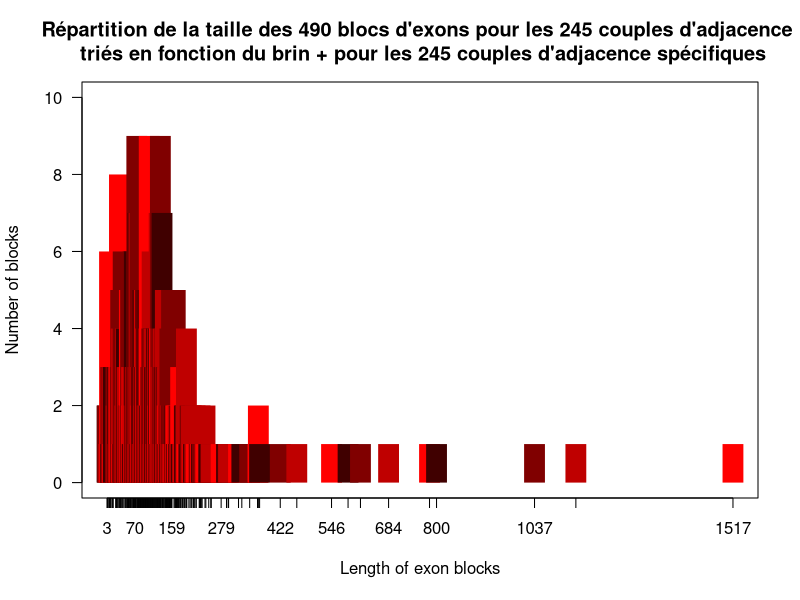

Here is the R script that generated this plot: (Note: this script raises an error after producing the figure.)
# Lecture du tableau de l'ensemble des blocs d'exons
data <- read.table("distri_exon_junction_len_all.csv", header = TRUE, sep = ",", dec=',')
head(data)
summary(data)

# Lecture du tableau de l'ensemble des blocs d'exons séparés
data_split <- read.table("distri_exon_junction_len_sep.csv", header = TRUE, sep = ",", dec=',')
head(data_split)
summary(data_split)

#####################################################################
# Répartition des blocs d'exons dans les couples d'adjacence totaux #
#####################################################################
main=paste("Répartition de la taille des", nrow(data), "blocs d'exons pour les", nrow(data)/2, "couples d'adjacence")
sub_main=paste("triés en fonction du brin + pour les", nrow(data)/2, "couples d'adjacence spécifiques")
xlab="Length of exon blocks"
ylab="Number of blocks"

graph_kn <- plot(table(data$All),
                 #col="grey",
                 #col = rainbow(4, start = 0.7, end = 0.9),
                 col = rgb((1:4)/4, 0, 0),
                 main=paste(main,'\n',sub_main),
                 #col = c("red", "blue"),
                 xlab=xlab, ylab=ylab,
                 ylim=c(0,10),
                 xlim=c(min(data$All),max(data$All)),
                 lwd=20,type="h",lend="butt",
                 las=1)
## Add text at top of bars
text(x = graph_kn, y = table(data$tr_known), label = table(data$tr_known), pos = 3, cex = 0.9, col = "red")

##########################################################################
# Répartition des blocs d'exons dans les couples d'adjacence spécifiques #
##########################################################################

# Lecture du tableau de l'ensemble des 89 blocs d'exons séparés
data_split_89 <- read.table("distri_exon_89_junctions_len_sep.csv", header = TRUE, sep = ",", dec=',')
head(data_split_89)
summary(data_split_89)

#####################################
# Sur les blocs exoniques de gauche #
#####################################
main=paste("Répartition de la taille des exons situés à gauche de chacun des", nrow((data_split_89)))
sub_main=paste("couples d'adjacence triés en fonction du brin +")
xlab="Length of exon blocks"
ylab="Number of blocks"

graph_kn <- plot(table(data_split_89$Left),
                 #col="grey",
                 #col = rainbow(4, start = 0.7, end = 0.9),
                 col = rgb((1:4)/4, 0, 0),
                 main=paste(main,'\n',sub_main),
                 #col = c("red", "blue"),
                 xlab=xlab, ylab=ylab,
                 ylim=c(0,4),
                 xlim=c(min(data_split_89$Left),max(data_split_89$Left)),
                 lwd=20,type="h",lend="butt",
                 las=1)


#####################################
# Sur les blocs exoniques de gauche #
#####################################
main=paste("Répartition de la taille des exons situés à droite de chacun des", nrow((data_split_89)))
sub_main=paste("couples d'adjacence triés en fonction du brin +")
xlab="Length of exon blocks"
ylab="Number of blocks"

graph_kn <- plot(table(data_split_89$Right),
                 #col="grey",
                 #col = rainbow(4, start = 0.7, end = 0.9),
                 col = rgb((1:4)/4, 0, 0),
                 main=paste(main,'\n',sub_main),
                 #col = c("red", "blue"),
                 xlab=xlab, ylab=ylab,
                 ylim=c(0,4),
                 xlim=c(min(data_split_89$Right),max(data_split_89$Right)),
                 lwd=20,type="h",lend="butt",
                 las=1)


#####################################
# Sur les blocs exoniques confondus #
#####################################

# Lecture du tableau de l'ensemble des 89 blocs d'exons séparés
data_89 <- read.table("distri_exon_89_junctions_len_all.csv", header = TRUE, sep = ",", dec=',')
head(data_89)
summary(data_89)


main=paste("Répartition de la taille des", nrow(data_89), "blocs d'exons de chacun des", nrow(data_89)/2)
sub_main=paste("couples d'adjacence triés en fonction du brin +")
xlab="Length of exon blocks"
ylab="Number of blocks"

graph_kn <- plot(table(data_89$All_89),
                 #col="grey",
                 #col = rainbow(4, start = 0.7, end = 0.9),
                 col = rgb((1:4)/4, 0, 0),
                 main=paste(main,'\n',sub_main),
                 #col = c("red", "blue"),
                 xlab=xlab, ylab=ylab,
                 ylim=c(0,8),
                 xlim=c(min(data_89$All_89),max(data_89$All_89)),
                 lwd=20,type="h",lend="butt",
                 las=1)

